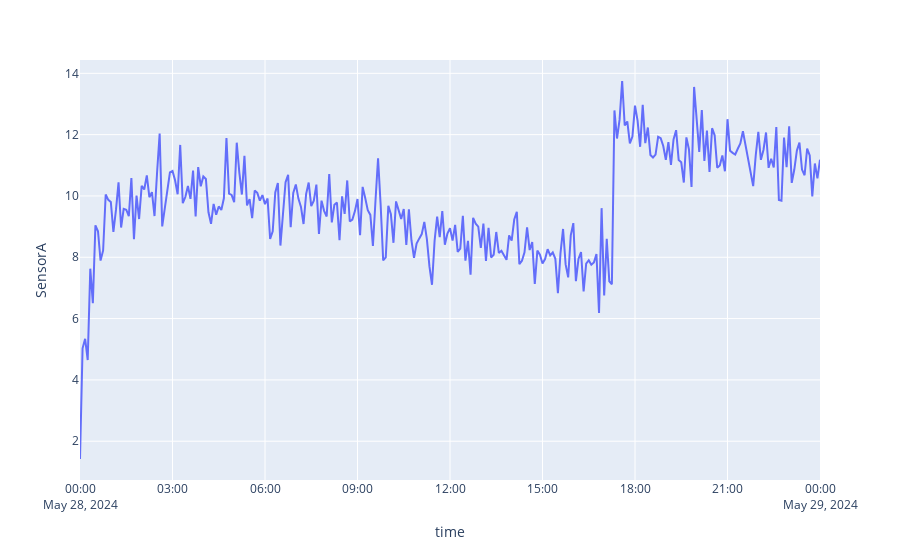

This figure's notebook cell:
### Code cell
fig1=px.line(sensorA_res, y='SensorA')
fig1.show()

### Figure 1 — Plotly figure (JSON) as saved in the notebook; plotly's stock layout.template omitted (floating-point values rounded to 4 significant figures; data arrays with more than 128 entries replaced by an {"elided": "..."} marker saying what was removed)
{"data": [{"hovertemplate": "time=%{x}<br>SensorA=%{y}<extra></extra>", "legendgroup": "", "line": {"color": "#636efa", "dash": "solid"}, "marker": {"symbol": "circle"}, "mode": "lines", "name": "", "orientation": "v", "showlegend": false, "type": "scatter", "x": {"elided": "289 str values"}, "xaxis": "x", "y": {"elided": "289 float values"}, "yaxis": "y"}], "layout": {"legend": {"tracegroupgap": 0}, "margin": {"t": 60}, "xaxis": {"anchor": "y", "domain": [0, 1], "title": {"text": "time"}}, "yaxis": {"anchor": "x", "domain": [0, 1], "title": {"text": "SensorA"}}}}
